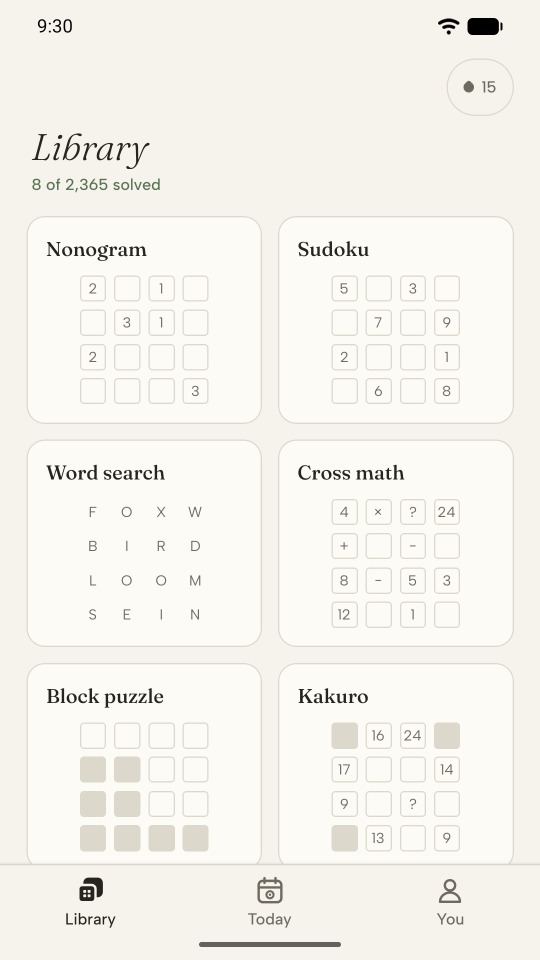
#> input picture images/inkbloom/screen-1.png, 1080 x 1920 px (shown at 1/2 size); its folder holds only this picture in this run
$ python build.py images/inkbloom/screen-1.png
#> lines starting #> are read from the running program, lines starting #| are printed output that depends on the picture
#!/usr/bin/env python3
"""Builds raddgames.com as plain static files.

usage: python build.py [out_dir] [--preview]
  out_dir    default: docs (GitHub Pages serves main /docs, with docs/CNAME = raddgames.com)
  --preview  writes explicit index.html links so the site can be browsed from disk.

Where things live:
  content.py            the words and facts (one block per game), store links, the support email
  content_lumiwire.py   Lumiwire's facts, copied from lumiwire-site/content.py
  content_shapelings.py Shapelings' facts, copied from shapelings-site/content.py
  legal/<game>/*.html   each game's privacy policy, terms and delete page (body only; placeholders
                        {{EMAIL}} {{UPDATED}} {{PRIVACY}} {{TERMS}} {{DELETE}} {{SUPPORT}} {{HOME}})
  pages/inkbloom/       Inkbloom's eleven how-to pages and its FAQ, carried over from inkbloompuzzles.com
  images/<game>/        source pictures (PNG); the build makes the WebP files
  src/site.css, site.js the look ("Gallery": one white site; a game brings only its screenshots and one
                        accent colour) and the small scripts (menu, screenshot arrows, Raddy's eyes, reveals)
  static/               files copied as they are (favicon, share pictures, CNAME, .nojekyll)

Launch day for a game: set play_live / appstore_live (and appstore_url) in content.py, rebuild, push.
Needs Python 3.9+ and Pillow.
"""
import html, json, os, re, shutil, sys
from urllib.parse import quote
from PIL import Image

ROOT = os.path.dirname(os.path.abspath(__file__))
sys.path.insert(0, ROOT)
import content as C

args = [a for a in sys.argv[1:] if not a.startswith("--")]
OUT = os.path.abspath(args[0]) if args else os.path.join(ROOT, "docs")
PREVIEW = "--preview" in sys.argv
e = html.escape
CURRENT = ' aria-current="page"'
CUR = {"depth": 0, "abs": False}
PAGES = []          # (path, title) of every page written, for the sitemap


# ---------------------------------------------------------------- helpers
def u(target=""):
    """A link from the page being built to a site path: '' (home), 'loopo/', 'assets/site.css'."""
    if CUR["abs"]:
        return "/" + target
    up = "../" * CUR["depth"]
    if target == "" or target.endswith("/"):
        if PREVIEW:
            return up + target + "index.html"
        return (up + target) or "./"
    return up + target


# [17 lines left out: functions mailto, tester_mail, not called in this run]


def read(*parts):
    with open(os.path.join(ROOT, *parts), encoding="utf-8") as f:
        return f.read()


# [5 lines left out: function write, not called in this run]


IMG = {}            # "loopo/screen-1" -> (webp path, width, height)


def build_images():
    """PNG sources -> WebP. Screens at 640 wide, icons at 256, Loopo's bubble art at 160."""
    src_root = os.path.join(ROOT, "images")
    for game in sorted(os.listdir(src_root)):
        gdir = os.path.join(src_root, game)
        if not os.path.isdir(gdir):
            continue
        for name in sorted(os.listdir(gdir)):
            stem, ext = os.path.splitext(name)
            if ext.lower() != ".png":
                continue
            im = Image.open(os.path.join(gdir, name))
#> im is the input picture: PIL image 1080x1920 RGBA; mean R, G, B, A 245.7, 243.1, 236.9, 255
            target = 256 if stem == "icon" else 640 if stem.startswith("screen-") else 160
            if im.width > target:
                im = im.resize((target, round(im.height * target / im.width)), Image.LANCZOS)
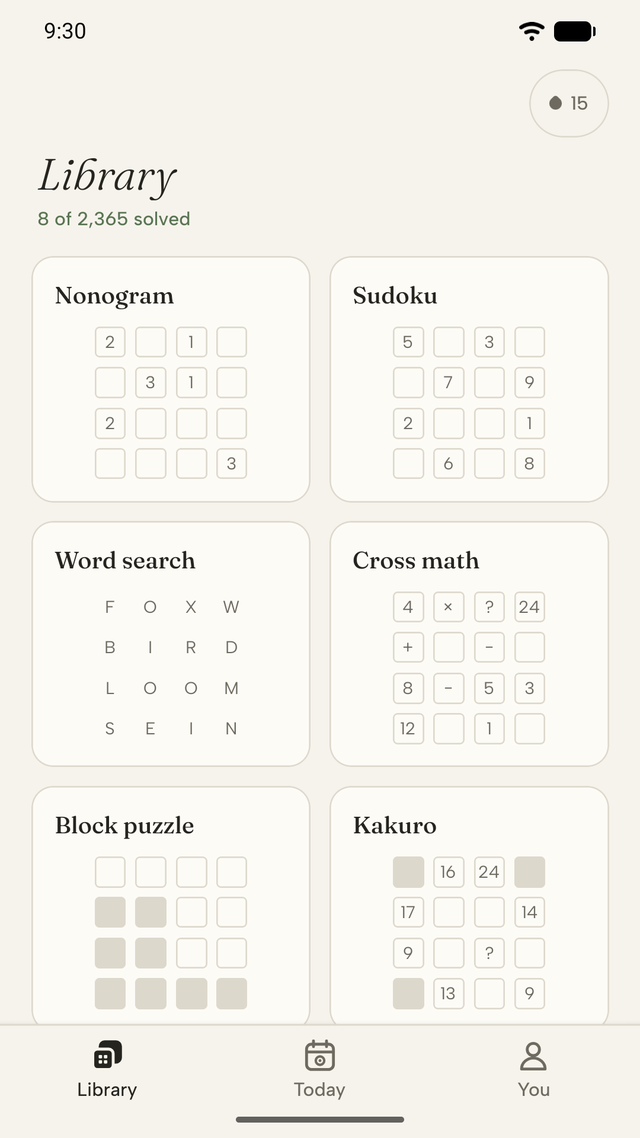
#> im: PIL image 640x1138 RGBA; mean R, G, B, A 245.6, 243.1, 236.9, 255
            im = im.convert("RGBA") if im.mode in ("RGBA", "LA", "P") else im.convert("RGB")
            rel = f"assets/img/{game}/{stem}.webp"
            dst = os.path.join(OUT, rel)
            os.makedirs(os.path.dirname(dst), exist_ok=True)
            im.save(dst, "WEBP", quality=84, method=6)
            IMG[f"{game}/{stem}"] = (rel, im.width, im.height)
            if stem == "icon":       # a PNG too, for share cards and search results
                big = Image.open(os.path.join(gdir, name)).convert("RGB")
                if big.width > 512:
                    big = big.resize((512, 512), Image.LANCZOS)
                big.save(os.path.join(OUT, f"assets/img/{game}/icon-512.png"), optimize=True)


def img(key, alt, cls="", lazy=True):
    rel, w, h = IMG[key]
    c = f' class="{cls}"' if cls else ""
    l = ' loading="lazy" decoding="async"' if lazy else ' decoding="async"'
    return f'<img src="{u(rel)}" alt="{e(alt)}" width="{w}" height="{h}"{c}{l}>'


# [10 lines left out: function raddy, not called in this run]


PLAY_GLYPH = '<svg viewBox="0 0 24 24" aria-hidden="true"><path d="M5 3.5v17a1 1 0 0 0 1.5.87l14.2-8.5a1 1 0 0 0 0-1.74L6.5 2.63A1 1 0 0 0 5 3.5z" fill="currentColor"/></svg>'
PHONE_GLYPH = '<svg viewBox="0 0 24 24" aria-hidden="true"><rect x="6" y="2" width="12" height="20" rx="3" fill="none" stroke="currentColor" stroke-width="2"/><circle cx="12" cy="18" r="1.3" fill="currentColor"/></svg>'


# [11 lines left out: function store_buttons, not called in this run]


def delete_label(g):
    return g["delete_label"]


# ---------------------------------------------------------------- layout
LEFT = '<svg viewBox="0 0 24 24" fill="none" stroke="currentColor" stroke-width="2.6" stroke-linecap="round" stroke-linejoin="round" aria-hidden="true"><path d="M15 5l-7 7 7 7"/></svg>'
RIGHT = '<svg viewBox="0 0 24 24" fill="none" stroke="currentColor" stroke-width="2.6" stroke-linecap="round" stroke-linejoin="round" aria-hidden="true"><path d="M9 5l7 7-7 7"/></svg>'


# [67 lines left out: function layout, not called in this run]


def emit(path, builder, absolute=False):
    """path: '' for home, 'loopo/privacy/' for a folder page, '404.html' for a file."""
    CUR["abs"] = absolute
    CUR["depth"] = 0 if path.endswith(".html") else len([p for p in path.split("/") if p])
    page = builder()
    rel = path if path.endswith(".html") else path + "index.html"
    write(rel, layout(path, **page))
    if page.get("index", True) and not path.endswith(".html"):
        PAGES.append(path)


def phone(g, key, alt, cls="", lazy=True):
    c = f" {cls}" if cls else ""
    return f'<div class="phone{c}">{img(g["slug"] + "/" + key, alt, lazy=lazy)}</div>'


# [26 lines left out: functions subnav, carousel, not called in this run]


# ---------------------------------------------------------------- studio pages
def home():
    slots = "".join(
        f'<a class="slot" href="{u(g["slug"] + "/")}" aria-label="{e(g["name"])}"><span class="float f{i}">{phone(g, g["hero_shot"], "", lazy=False)}</span></a>'
        for i, g in enumerate(C.GAMES, 1))
    cards = []
    for g in C.GAMES:
        s = g["slug"]
        a, b = g["card_shots"]
        cards.append(f'''<a class="gcard" href="{u(s + "/")}" data-game="{s}" data-reveal>
  <span class="gcard-body">
    {img(s + "/icon", "", "icon")}
    <span class="kind">{e(g["genre"])}</span>
    <h3 class="h3">{e(g["name"])}</h3>
    <span class="gtag">{e(g["tagline"])}</span>
    <span class="chip">{e(g["status"])}</span>
    <span class="more">See {e(g["name"])} <span class="arr">→</span></span>
  </span>
  <span class="gcard-art" aria-hidden="true">{phone(g, a, "", "a")}{phone(g, b, "", "b")}</span>
</a>''')
    promises = "".join(f'<div class="promise" data-reveal><h3>{e(h)}</h3><p>{e(t)}</p></div>' for h, t in C.HOUSE_RULES)
    body = f'''<section class="hero"><div class="wrap">
  <div class="hero-copy">
    <p class="eyebrow rise">Four small games · one tiny studio</p>
    <h1 class="display rise r2">Small games. Big <em>“one more go”</em> energy.</h1>
    <p class="lede rise r3">Radd Games is a tiny studio making puzzle games for phones. No sign-ups, no ads in the middle of a puzzle, and nothing that needs a manual.</p>
    <div class="actions rise r4"><a class="btn" href="#games">Meet the games</a><a class="btn ghost" href="{tester_mail()}">Become a tester</a></div>
  </div>
  <div class="showcase rise r3">
    <div class="peek">{raddy()}<span class="say">Psst. Pick one.</span></div>
    <div class="phones">{slots}</div>
  </div>
</div></section>
<section class="section" id="games"><div class="wrap">
  <div class="sec-head"><h2 class="h2">The games</h2><p>Free to play · all four in testing now</p></div>
  <div class="gcards">{"".join(cards)}</div>
</div></section>
<section class="section"><div class="wrap">
  <div class="sec-head"><h2 class="h2">Things we promise</h2><p>Even for games that don't exist yet.</p></div>
  <div class="promises">{promises}</div>
</div></section>
<section class="section"><div class="wrap duo">
  <div class="panel" data-reveal><h2 class="h3">Play before everyone else.</h2>
    <p>All four games are in closed testing on Android. Send us the Gmail address you use on Google Play and we'll add you to the list. We use it for that and nothing else.</p>
    <a class="btn" href="{tester_mail()}">Become a tester <span class="arr">→</span></a></div>
  <div class="panel" data-reveal><h2 class="h3">Say hello.</h2>
    <p>Questions, bugs, ideas, or a high score that needs a witness. One real person reads everything sent to {C.SUPPORT_EMAIL}.</p>
    <a class="btn ghost" href="{mailto("Hello Radd Games")}">Email us</a></div>
</div></section>'''
    ld = {"@context": "https://schema.org", "@type": "Organization", "name": C.SITE_NAME, "url": C.SITE_ORIGIN + "/",
          "logo": C.SITE_ORIGIN + "/icon-512.png", "email": C.SUPPORT_EMAIL,
          "founder": {"@type": "Person", "name": C.ALIAS}}
    return dict(title="Radd Games: small puzzle games with big “one more go” energy",
                desc="Radd Games makes calm, clever puzzle games for phones: Inkbloom, Lumiwire, Shapelings and Loopo. No sign-ups and no ads in the middle of a puzzle.",
                body=body, nav="games", ld=ld)


# [275 lines left out: functions page_head, pick_cards, support_hub, about, privacy_hub, not_found and 10 more, not called in this run]


def main():
    if os.path.isdir(OUT):
        shutil.rmtree(OUT)
    os.makedirs(OUT)
    build_images()
    emit("", home)
    emit("support/", support_hub)
    emit("about/", about)
    emit("privacy/", privacy_hub)
    for g in C.GAMES:
        s = g["slug"]
        emit(f"{s}/", game_home(g))
        emit(f"{s}/how-to-play/", how_to(g))
        emit(f"{s}/support/", support(g))
        for name in ("privacy", "terms", "delete-account"):
            emit(f"{s}/{name}/", legal(g, name))
    ink = C.BY_SLUG["inkbloom"]
    games = json.loads(read("pages", "inkbloom", "games.json"))
    for i, x in enumerate(games):
        emit(f'inkbloom/how-to-play/{x["slug"]}/', inkbloom_game(ink, games, i))
    emit("404.html", not_found, absolute=True)
    build_misc()
    check_links()
    print(f"built {len(PAGES) + 1} pages into {OUT}" + (" (preview links)" if PREVIEW else ""))


#> (the run stopped early here; a loop or call above may not have finished)
